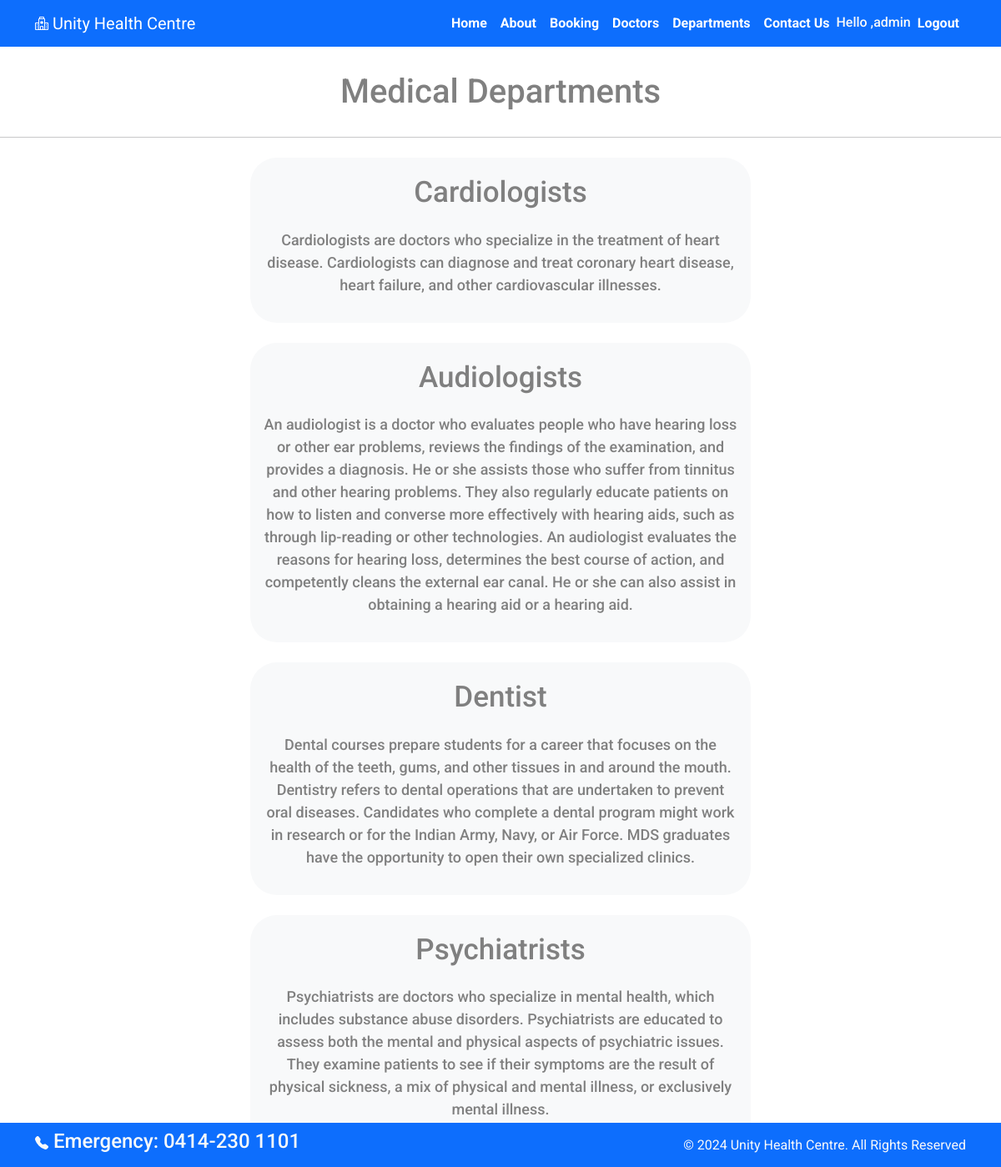
The app's page /department/ (signed in) with its own data.
### hospital_management/models.py (models this page shows, shortened)
class Departments(models.Model):
    dep_name = models.CharField(max_length=100)
    dep_description = models.TextField()

### hospital_management/views.py (the view)
# urls.py: path('department/',views.department,name="department"),
def department(request):
    dict_dept={
        'dept':Departments.objects.all()
    }
    return render(request,"department.html",dict_dept)

### templates/department.html (shortened to what this page needs)
{% extends 'base.html' %}
{% block content%}
<div class=" container-fluid text-center  mx-auto w-50  my-4 mx-5 border-3 border-info rounded-5">
<p class=" text-center fw-medium" style="color:grey;font-size:40px;">Medical Departments</p></div>
<hr>
{% for d in dept %}
<div class="text-center border-1 bg-light rounded-5 mx-auto w-50 my-4   text-whitee p-3 my-4 fw-medium" style="">
    <p style="font-size:35px; color:grey;">{{d.dep_name}}</p>
    <p class="text-center" style="color:grey; font-size:18px;">{{d.dep_description}}</p>
</div>
{% endfor %}
{% endblock %}

### templates/base.html (shortened to what this page needs)
{% load static %}
<!DOCTYPE html>
<html lang="en">
<head>
    <link href="https://cdn.jsdelivr.net/npm/bootstrap@5.3.3/dist/css/bootstrap.min.css" rel="stylesheet">
    <link rel="stylesheet" href="{% static '/css/style.css'%}">
</head>
<body>
    <nav class="navbar navbar-expand-lg bg bg-primary fixed " style="background-colort:RGB(14, 159, 237);">
        <div class="container ">
          <a class="navbar-brand text-white  " href="#" style="font-size:24;"> Unity Health Centre</a>
          <div class="collapse navbar-collapse justify-content-center col-md-8 navbar-collapse-3" id="navbarSupportedContent">
            <ul class="navbar-nav ms-auto nav" >
              <li class="nav-item">
                <a class="nav-link active text-white fw-bold" aria-current="page" href="{% url 'home' %}">Home</a>
              </li>
              <li class="nav-item">
                <a class="nav-link text-white fw-bold" href="{% url 'about' %}">About</a>
              </li>
              <li class="nav-item">
                <a class="nav-link text-white fw-bold" href="{% url 'booking' %}">Booking</a>
              </li>
              <li class="nav-item">
                <a class="nav-link text-white fw-bold" href="{% url 'doctor' %}">Doctors</a>
              </li>
              <li class="nav-item">
                <a class="nav-link text-white fw-bold" href="{% url 'department' %}">Departments</a>
              </li>
              <li class="nav-item">
                <a class="nav-link text-white fw-bold" href="{% url 'contact' %}"aria-disabled="true">Contact Us</a>
              </li>
              {% if user.is_authenticated%}
              <li class="fw-medium" stylee="margin-left:60px; margin-top:10px; "><p class="border-1 rounded-5 text-light userinfo" style:color:grey;>Hello ,{{user.username}}</p> </li>
              <li class="nav-item ">
                <a class="nav-link text-white fw-bold "  href="{% url 'logout' %}"aria-disabled="true">Logout</a>
              </li>
              {% endif %}
            </ul>
          </div>
        </div>
      </nav>
{% block content %}{% endblock %}
      <section class="fixed-bottom">
        <footer class="pt-2 pb-2  bg-primary text-light " style="background-colorr:RGB(14, 159, 237);">
          <div class="container">
            <div class="row align-items-center">
              <div class="col-12 col-md-8">
                <h4> Emergency: 0414-230 1101</h4>
              </div>
              <div class="col-12 col-md-4 mt-4 mt-md-0 text-center text-md-end">
                © 2024 Unity Health Centre. All Rights Reserved
              </div>
            </div>
          </div>
        </footer>
      </section>
    </body>
  </html>
</body>
</html>

### static/css/style.css (style rules this page uses)
li { background-color:da }
.logo { transform: translateY(-2px); }
.userinfo { transform: translateY(7px); }
:root { --bs-body-font-family: 'Roboto', sans-serif; }

### records on screen
Departments: dep_name "Cardiologists", dep_description "Cardiologists are doctors who specialize in the treatment of heart disease. Cardiologists can diagnose and treat coronary heart disease, heart failure, and other cardiovascular illnesses."
Departments: dep_name "Audiologists", dep_description "An audiologist is a doctor who evaluates people who have hearing loss or other ear problems, reviews the findings of the examination, and provides a diagnosis. He or she assists those who suffer from tinnitus and other hearing problems. They also regularly educate patients on how to listen and converse more effectively with hearing aids, such as through lip-reading or other technologies. An audiologist evaluates the reasons for hearing loss, determines the best course of action, and competently cleans the external ear canal. He or she can also assist in obtaining a hearing aid or a hearing aid."
Departments: dep_name "Dentist", dep_description "Dental courses prepare students for a career that focuses on the health of the teeth, gums, and other tissues in and around the mouth. Dentistry refers to dental operations that are undertaken to prevent oral diseases. Candidates who complete a dental program might work in research or for the Indian Army, Navy, or Air Force. MDS graduates have the opportunity to open their own specialized clinics."
Departments: dep_name "Psychiatrists", dep_description "Psychiatrists are doctors who specialize in mental health, which includes substance abuse disorders. Psychiatrists are educated to assess both the mental and physical aspects of psychiatric issues. They examine patients to see if their symptoms are the result of physical sickness, a mix of physical and mental illness, or exclusively mental illness."

### other values on screen
{{ user.username }} "admin"
